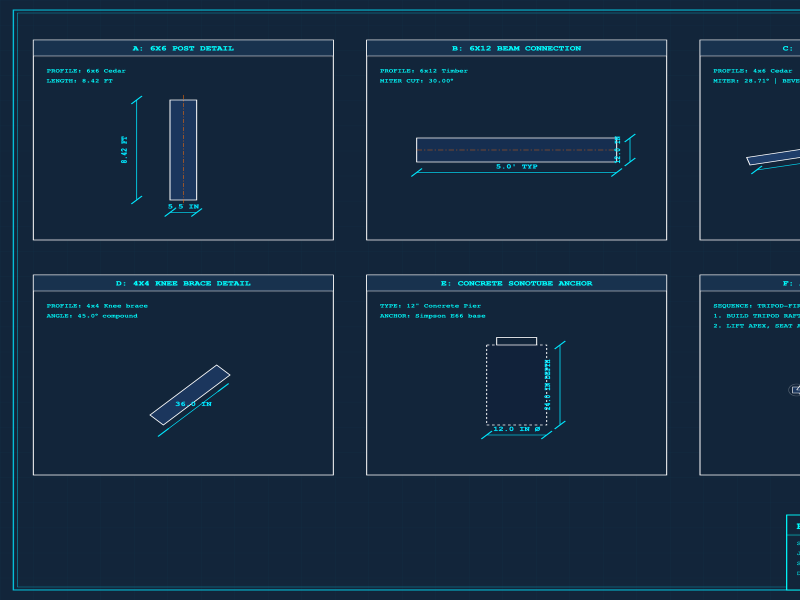
#> input picture outputs/visual-smoke/blueprint-component-isolation.png, 1600 x 1200 px (shown at 1/2 size)
$ python -i visual_svg_smoke_test.py   (imports and definitions only)
#> lines starting #> are read from the running program, lines starting #| are printed output that depends on the picture; after the words box and inside, x2 and y2 are one past the last pixel; in counts of white or black regions, pixels touching at a corner belong together
#> further down, picture is the input picture: shape (1200, 1600, 3); mean B, G, R 64.4, 43.1, 21
#!/usr/bin/env python3
"""
visual_svg_smoke_test.py
========================

Purpose:
    Performs visual verification and topology auditing of SVGs generated by
    the timber-frame-cad engine. Utilizes headless Chromium via Playwright
    to capture screenshots and runs computer vision algorithms (Canny edge,
    Hough line transforms) via OpenCV to validate structural features.

Layer: QA Validation

Usage Examples:
    python3 visual_svg_smoke_test.py \
      --structure context/staging/structural-model.json \
      --svg-dir outputs/ \
      --out-dir outputs/visual-smoke/ \
      --report-json context/staging/visual-smoke-report.json \
      --report-md outputs/visual-smoke-report.md

Supported Object Types:
    SVG, JSON, PNG, Markdown

CLI Arguments:
    --structure: Path to locked staging structure JSON model.
    --svg-dir: Path to folder containing the 8 output SVGs.
    --out-dir: Output directory to save the raster PNGs.
    --report-json: Output JSON report file.
    --report-md: Output Markdown report file.
    --baseline-dir: Optional baseline folder to compare against.
    --fail-on-regression: Optional flag to fail on phash/MAD differences.
    --headed: Optional flag to launch the browser in headed mode.

Input Files:
    outputs/*.svg, context/staging/structural-model.json

Output:
    Exit code 0 on PASS, 1 on FAIL with comprehensive HTML/Markdown dashboards.

Key Input Dependencies:
    - context/staging/structure.json (sealed geometry; meta.source_hash required, revision identity recorded)
    - the eight SVG sheets (constants.SVG_SHEET_FILENAMES); macOS qlmanage or Playwright Chromium to rasterize
    - constants.py, path_utils.py

Key Functions:
    main / _parse_args / _new_report / _analyze_sheet / _ensure_png / _compare_baseline / _hub_crop_check
    _render_markdown / _sheet_markdown / _png_ready / _rasterize_with_qlmanage / _rasterize_with_playwright
    sheet_kind: Identifies if a sheet is a presentation drawing or fabrication blueprint.
    project_iso: Performs isometric projection coordinates calculation.
    compute_hub_crop: Estimates viewport cropping bounding box for high-density hub crops.
    evaluate_image: Checks basic image heuristics (blankness, centering, tiny cluster).
    evaluate_image_cv: Runs Canny and Hough Line transforms to audit structural topology.

Script Dependencies:
    playwright, opencv-python (cv2), numpy, pillow

Consumed by:
    design-orchestrator (Stage 5.6 Visual Smoke Test Gate)
"""

import os
import sys
import json
import math
import argparse
from pathlib import Path
from datetime import datetime, timezone
import typing
import numpy as np
import cv2
from PIL import Image

_sync_playwright = None
try:
    from playwright.sync_api import sync_playwright as _sync_playwright  # type: ignore[assignment]
except ImportError:
    pass

# --- Shared Constants ---
SHEETS_FOR_HUB_CROP: list[str] = [
    "drawing-plan-view.svg",
    "drawing-isometric-view.svg",
    "drawing-perspective-view.svg",
    "blueprint-plan.svg",
    "blueprint-isometric.svg",
]

SHEETS_FOR_INTERSECTION_CHECK: list[str] = [
    "blueprint-isometric.svg",
    "drawing-isometric-view.svg",
    "drawing-perspective-view.svg",
]

BG_EPS: int = 18

MIN_NON_BG_RATIO: dict[str, float] = {
    "blueprint": 0.020,
    "drawing":   0.015,
}

MIN_BBOX_FILL_RATIO: dict[str, float] = {
    "blueprint": 0.060,
    "drawing":   0.080,
}

TOP_LEFT_CLUSTER_MAX_X: float = 0.25
TOP_LEFT_CLUSTER_MAX_Y: float = 0.25

HUB_CROP_MIN_HALF: int = 140
HUB_CROP_MAX_HALF: int = 320
HUB_CROP_RADIUS_FACTOR: float = 0.42

HUB_EDGE_DENSITY_MAX: dict[str, float] = {
    "blueprint-isometric": 0.28,
    "drawing-isometric":   0.32,
    "drawing-perspective": 0.34,
}
HUB_EDGE_DENSITY_MIN: dict[str, float] = {
    "blueprint-isometric": 0.06,
    "drawing-isometric":   0.05,
    "drawing-perspective": 0.05,
}

HUB_JUNCTION_RATIO_MAX: dict[str, float] = {
    "blueprint-isometric": 0.014,
    "drawing-isometric":   0.018,
    "drawing-perspective": 0.020,
}
HUB_JUNCTION_RATIO_MIN: dict[str, float] = {
    "blueprint-isometric": 0.0012,
    "drawing-isometric":   0.0010,
    "drawing-perspective": 0.0010,
}

BEAM_BAND_PAD_TOP: int = 40
BEAM_BAND_HEIGHT: int = 110
MAX_ALLOWED_GAP_PX: int = 3

PHASH_FAIL: dict[str, int] = {
    "blueprint": 14,
    "drawing":   18,
}
MAD_FAIL: dict[str, float] = {
    "blueprint": 0.040,
    "drawing":   0.055,
}

# External Comment: Map a filename to sheet classification type (blueprint or drawing)
# [253 lines left out: functions sheet_kind, hub_sheet_key, project_iso, compute_hub_crop, evaluate_image, evaluate_hub_crop and 1 more, not called in this run]

# External Comment: Use Canny edges and Hough lines to detect posts, beams, rafters
def detect_components(image: np.ndarray, sheet_key: str = "") -> dict[str, int]:
    """
    Applies Canny filtering and probabilistic Hough line transforms to identify elements.

    Args:
        image: Multi-channel input image in BGR format.
        sheet_key: Optional sheet key to calibrate perspective foreshortening.

    Returns:
        Dictionary mapping structural component types to estimated counts.
    """
#> called with sheet_key = ''
    gray = cv2.cvtColor(image, cv2.COLOR_BGR2GRAY)
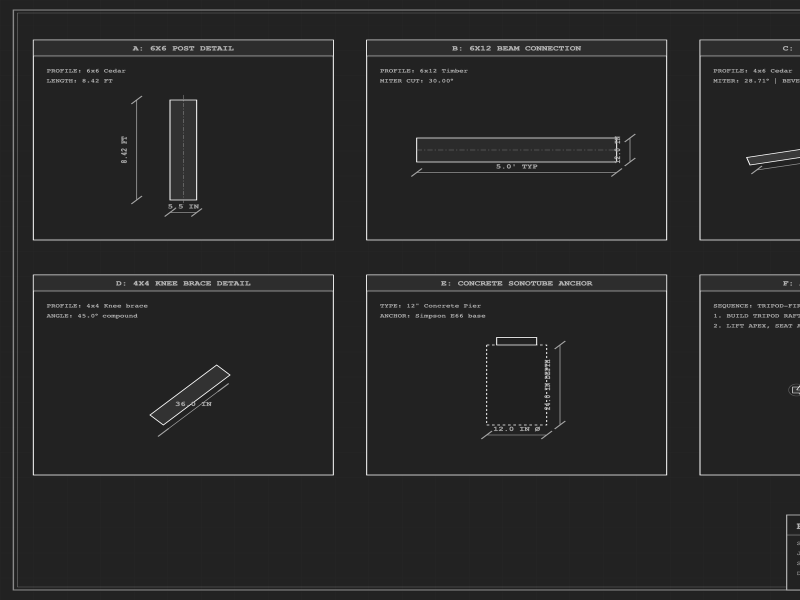
#> gray: shape (1200, 1600) (shown at 1/2 size); min 12, max 255, mean 39.1
    edges = cv2.Canny(gray, 50, 150)
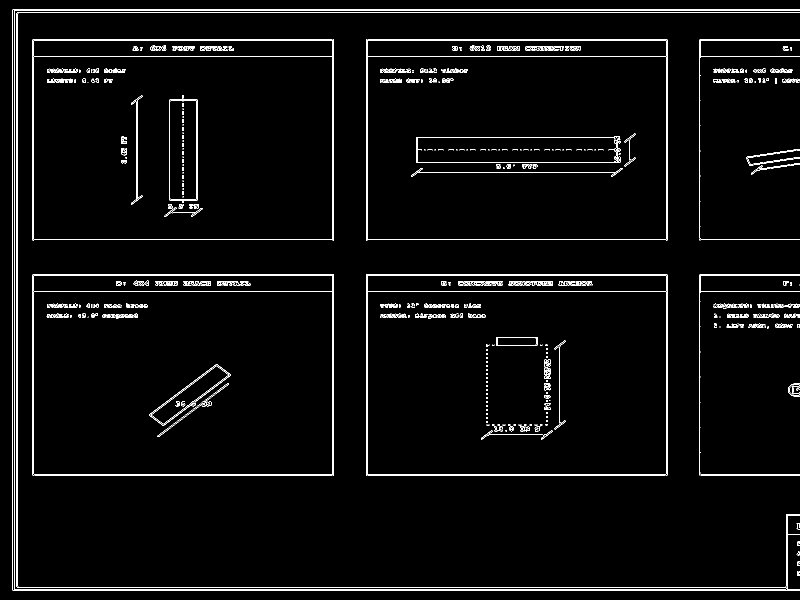
#> edges: shape (1200, 1600) (shown at 1/2 size); 2.8% white in thin lines or dots

    is_persp = "perspective" in sheet_key
    thresh = 20 if is_persp else 50
    min_len = 20 if is_persp else 50
    post_min_len = 35 if is_persp else 80

    lines = cv2.HoughLinesP(edges, 1, np.pi/180, thresh, minLineLength=min_len, maxLineGap=10)
#> lines = 256 rows, first 6: [732, 949, 1334, 949], [25, 25, 1599, 25], [65, 550, 667, 550], [25, 1174, 1574, 1174], [732, 112, 1334, 112], [732, 80, 1334, 80]

    posts = beams = rafters = 0

    if lines is None:
        return {"posts": 0, "beams": 0, "rafters": 0}

    for line in lines:
        x1, y1, x2, y2 = line[0]
        dx, dy = x2 - x1, y2 - y1
        angle = abs(np.degrees(np.arctan2(dy, dx)))
        length = (dx * dx + dy * dy) ** 0.5

        if 75 < angle < 105 and length > post_min_len:
            posts += 1
        elif angle < 10 or angle > 170:
            beams += 1
        else:
            rafters += 1
#> this loop made 256 passes
#> (x1, y1, x2, y2, dx, dy, angle, length) on passes 1 to 12: (732, 949, 1334, 949, 602, 0, 0, 602), (25, 25, 1599, 25, 1574, 0, 0, 1574), (65, 550, 667, 550, 602, 0, 0, 602), (25, 1174, 1574, 1174, 1549, 0, 0, 1549), (732, 112, 1334, 112, 602, 0, 0, 602), (732, 80, 1334, 80, 602, 0, 0, 602), (68, 78, 664, 78, 596, 0, 0, 596), (27, 18, 1599, 18, 1572, 0, 0, 1572), (732, 582, 1334, 582, 602, 0, 0, 602), (28, 1181, 1599, 1181, 1571, 0, 0, 1571), (65, 479, 667, 479, 602, 0, 0, 602), (25, 21, 1599, 21, 1574, 0, 0, 1574)
#> (x1, y1, x2, y2, dx, dy, angle) on pass 78: (849, 614, 960, 614, 111, 0, 0)

    return {
        "posts": posts // 2,
        "beams": beams // 2,
        "rafters": rafters // 2
    }

# External Comment: Measure total non-empty drawing ink density on a gray canvas
# [290 lines left out: functions compute_content_ratio, detect_hub_density, full_visual_validation, evaluate_image_cv, compute_phash, hamming_distance and 4 more, not called in this run]


# External Comment: Parse CLI parameters, spawn Playwright web instance, run smoke checks
from constants import SVG_SHEET_FILENAMES
from path_utils import staging_dir, outputs_dir

# [35 lines left out: functions _parse_args, _new_report, not called in this run]


def _png_ready(png_path: Path) -> bool:
    """True when the PNG exists and is non-empty."""
    return png_path.exists() and png_path.stat().st_size > 0


# [230 lines left out: functions _rasterize_with_qlmanage, _rasterize_with_playwright, _ensure_png, _compare_baseline, _hub_crop_check, _analyze_sheet and 3 more, not called in this run]

# [2 lines not run here, left out]

>>> import cv2
>>> picture = cv2.imread('../../../outputs/visual-smoke/blueprint-component-isolation.png')
>>> result = detect_components(picture)

$ run again, on outputs/visual-smoke/blueprint-plan.hub.png
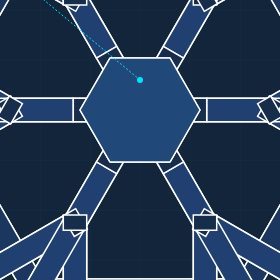
#> input picture outputs/visual-smoke/blueprint-plan.hub.png, 280 x 280 px
#> picture is the input picture: shape (280, 280, 3); mean B, G, R 87.6, 59.4, 36.1
#> in detect_components, `gray = cv2.cvtColor(image, cv2.COLOR_BGR2GRAY)`:
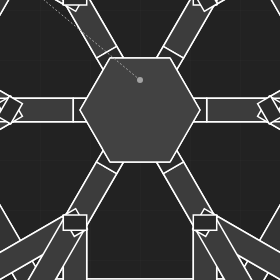
#> gray: shape (280, 280); min 33, max 255, mean 55.9
#> in detect_components, `edges = cv2.Canny(gray, 50, 150)`:
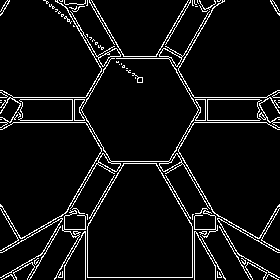
#> edges: shape (280, 280); 6.6% white in thin lines or dots
#> lines = 42 rows, first 6: [30, 278, 104, 150], [176, 147, 252, 279], [30, 274, 103, 148], [191, 122, 279, 122], [175, 69, 214, 1], [0, 97, 88, 97]
#> the loop in detect_components, `for line in lines:` made 42 passes
#> (x1, y1, x2, y2, dx, dy, angle, length) on passes 1 to 8: (30, 278, 104, 150, 74, -128, 59.97, 147.9), (176, 147, 252, 279, 76, 132, 60.07, 152.3), (30, 274, 103, 148, 73, -126, 59.91, 145.6), (191, 122, 279, 122, 88, 0, 0, 88), (175, 69, 214, 1, 39, -68, 60.16, 78.39), (0, 97, 88, 97, 88, 0, 0, 88), (155, 161, 221, 276, 66, 115, 60.15, 132.6), (85, 277, 194, 277, 109, 0, 0, 109)
#> after the loop in detect_components, `for line in lines:`: beams = 13; posts = 0; rafters = 29
#> result = {'posts': 0, 'beams': 6, 'rafters': 14}

$ run again, on outputs/visual-smoke/blueprint-plan.png
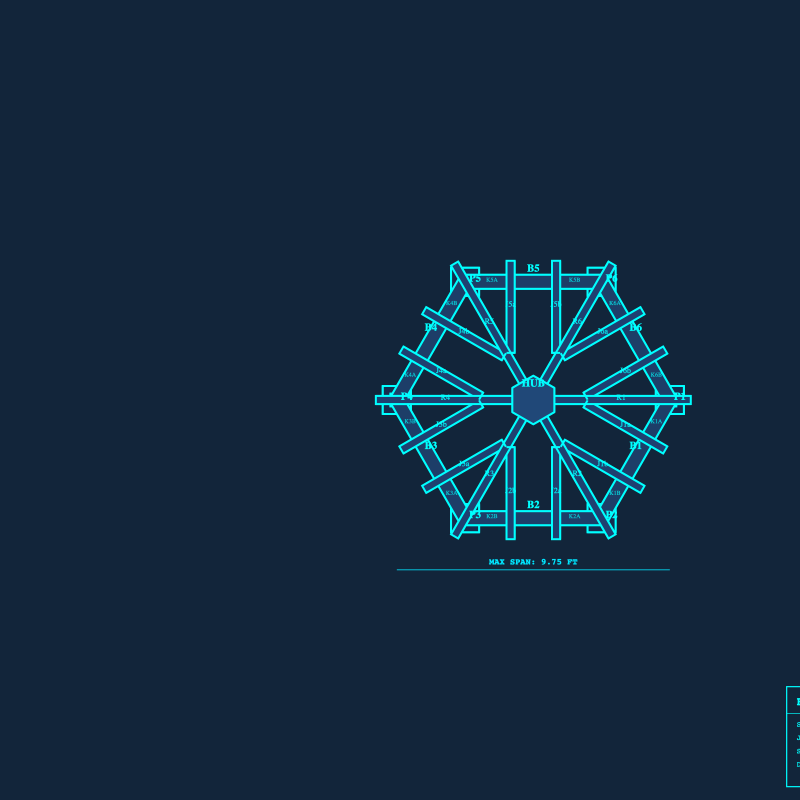
#> input picture outputs/visual-smoke/blueprint-plan.png, 1600 x 1600 px (shown at 1/2 size)
#> picture is the input picture: shape (1600, 1600, 3); mean B, G, R 63.7, 42.3, 18
#> in detect_components, `gray = cv2.cvtColor(image, cv2.COLOR_BGR2GRAY)`:
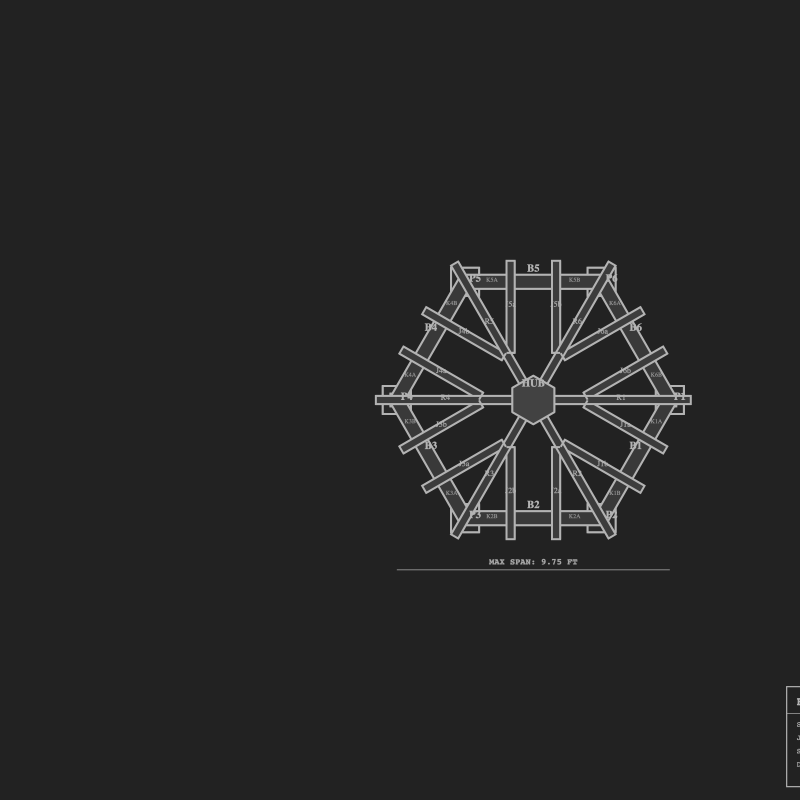
#> gray: shape (1600, 1600) (shown at 1/2 size); min 33, max 179, mean 37.8
#> in detect_components, `edges = cv2.Canny(gray, 50, 150)`:
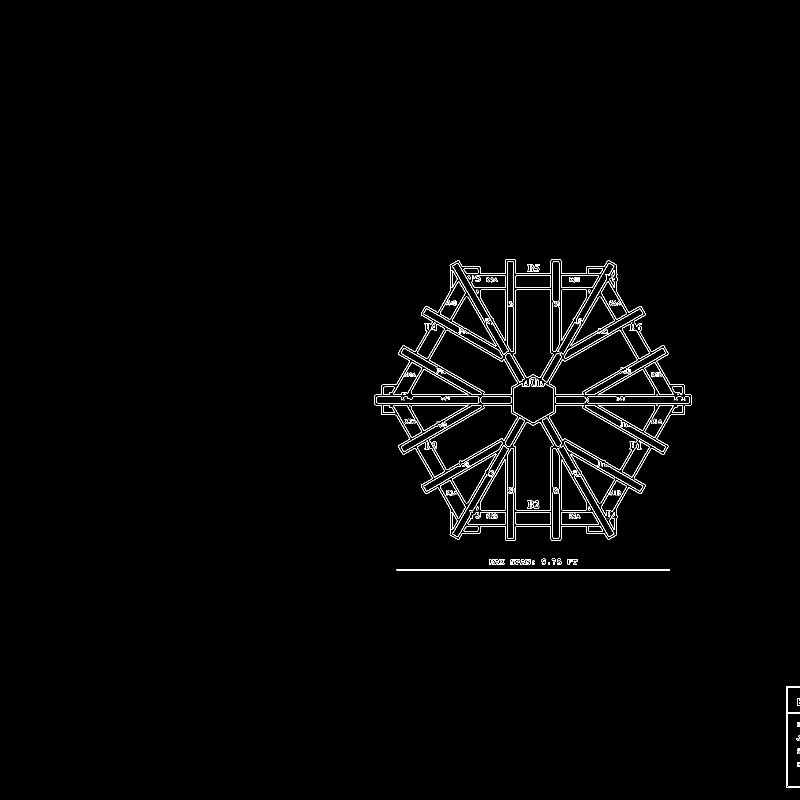
#> edges: shape (1600, 1600) (shown at 1/2 size); 1.2% white in thin lines or dots, all inside (x1, y1, x2, y2) = (749, 519, 1600, 1575)
#> lines = 182 rows, first 6: [824, 789, 1026, 789], [913, 522, 1058, 773], [793, 1140, 1339, 1140], [793, 1138, 1339, 1138], [751, 810, 1026, 810], [913, 1077, 1052, 837]
#> the loop in detect_components, `for line in lines:` made 182 passes
#> (x1, y1, x2, y2, dx, dy, angle, length) on passes 1 to 8: (824, 789, 1026, 789, 202, 0, 0, 202), (913, 522, 1058, 773, 145, 251, 59.99, 289.9), (793, 1140, 1339, 1140, 546, 0, 0, 546), (793, 1138, 1339, 1138, 546, 0, 0, 546), (751, 810, 1026, 810, 275, 0, 0, 275), (913, 1077, 1052, 837, 139, -240, 59.92, 277.3), (749, 806, 1026, 806, 277, 0, 0, 277), (903, 1071, 1041, 831, 138, -240, 60.1, 276.8)
